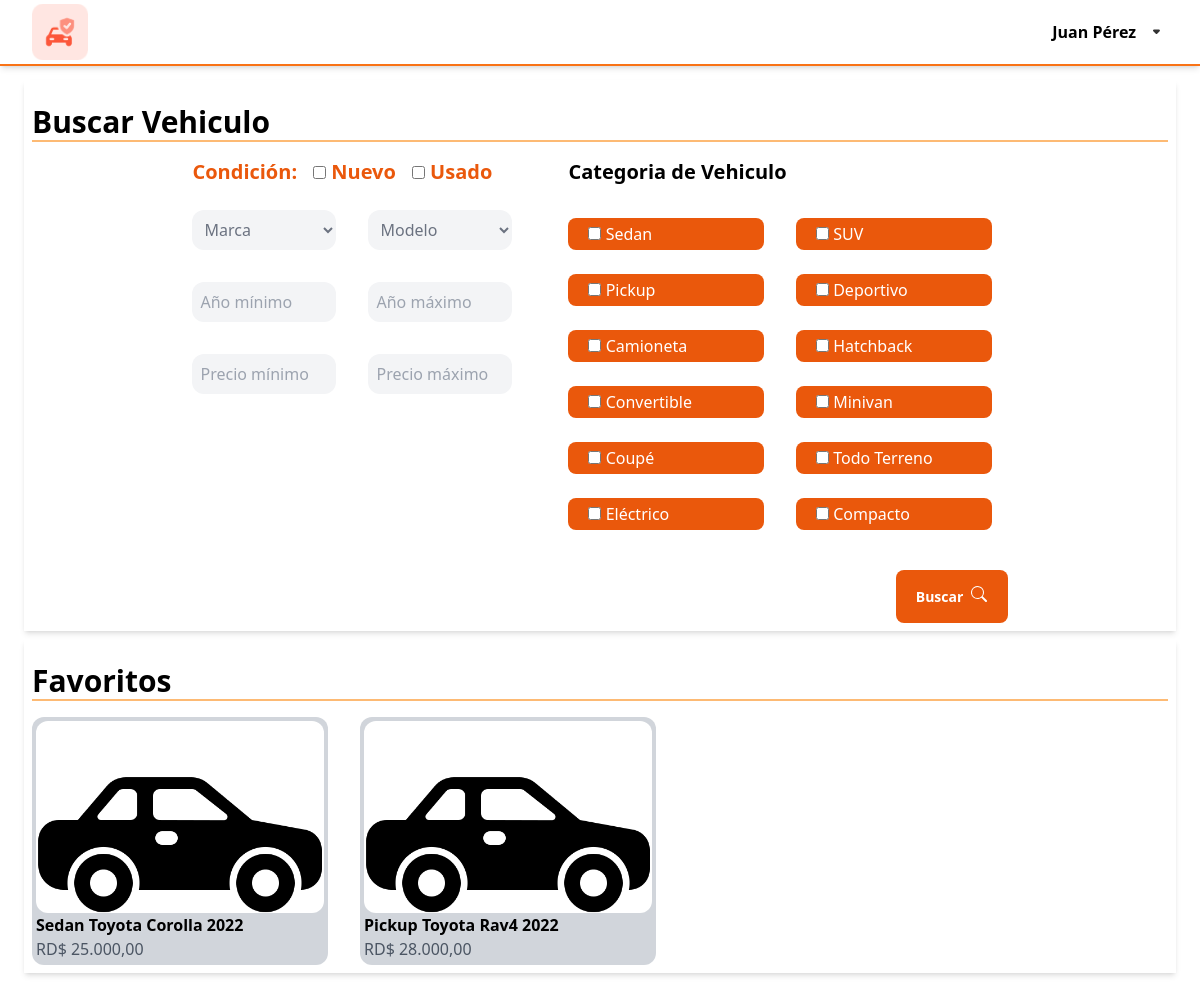
The app's page /pages/home.php (signed in), older data.
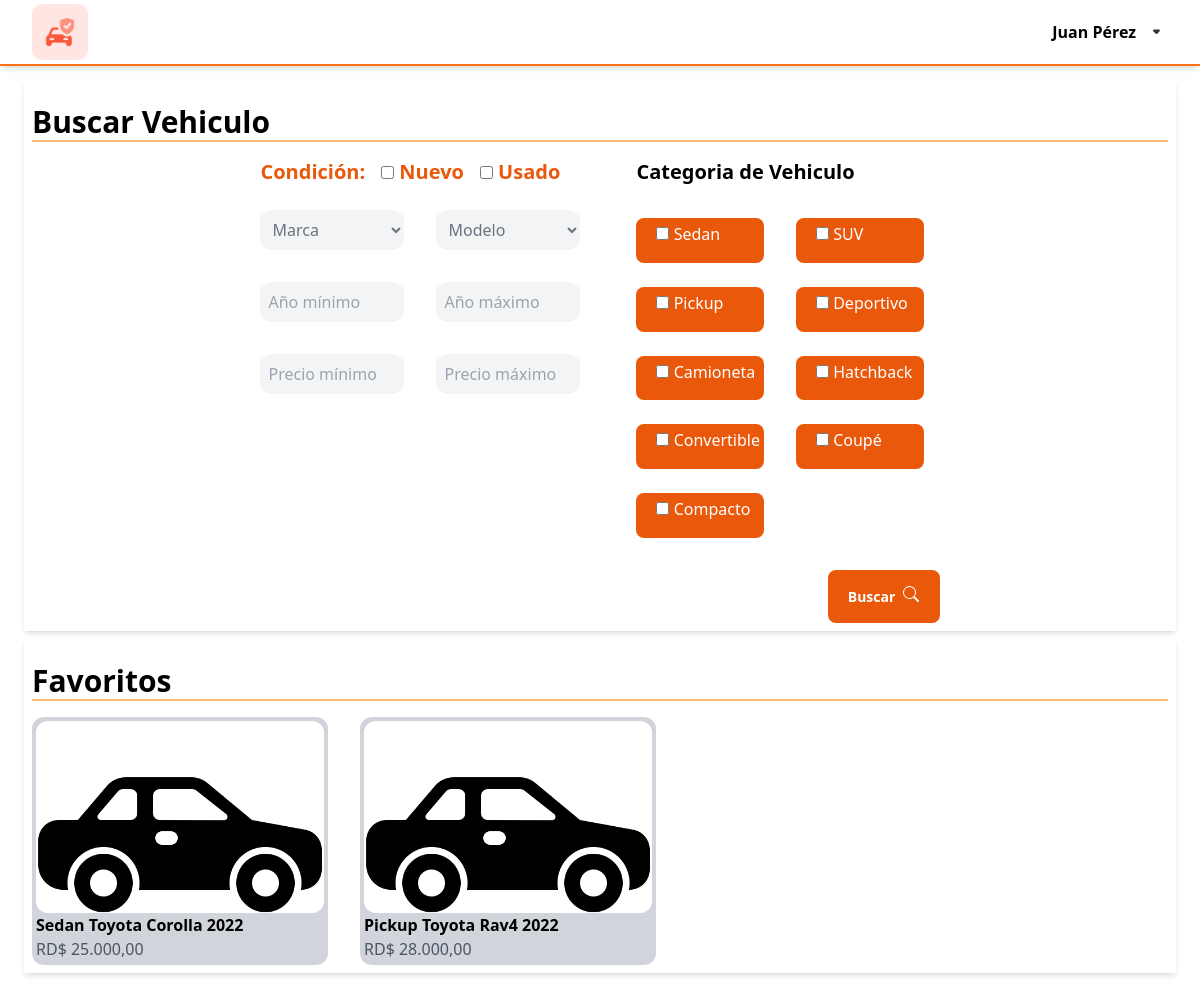
The same page, newer data.
### tables this page shows
CREATE TABLE IF NOT EXISTS `vehiculo_categoria` (
  `idVehiculo_Categoria` int NOT NULL AUTO_INCREMENT,
  `nombre_Categoria` varchar(45) NOT NULL,
  PRIMARY KEY (`idVehiculo_Categoria`)
);

CREATE TABLE IF NOT EXISTS `favoritos` (
  `idFavorito` int NOT NULL AUTO_INCREMENT,
  `idUsuario` int DEFAULT NULL,
  `idVehiculo` int DEFAULT NULL,
  PRIMARY KEY (`idFavorito`),
  KEY `idUsuario` (`idUsuario`),
  KEY `idVehiculo` (`idVehiculo`)
);

CREATE TABLE IF NOT EXISTS `vehiculos_marcas` (
  `idVehiculos_Marca` int NOT NULL AUTO_INCREMENT,
  `marca_nombre` varchar(45) NOT NULL,
  PRIMARY KEY (`idVehiculos_Marca`),
  UNIQUE KEY `marca_nombre_UNIQUE` (`marca_nombre`)
);

CREATE TABLE IF NOT EXISTS `vehiculos_modelos` (
  `idVehiculos_Modelos` int NOT NULL AUTO_INCREMENT,
  `Modelo_nombre` varchar(45) NOT NULL,
  `marca` int NOT NULL,
  PRIMARY KEY (`idVehiculos_Modelos`),
  UNIQUE KEY `idVehiculos_Modelos_UNIQUE` (`idVehiculos_Modelos`),
  UNIQUE KEY `Modelo_nombre_UNIQUE` (`Modelo_nombre`),
  KEY `marca` (`marca`)
);

CREATE TABLE IF NOT EXISTS `vehiculos_venta` (
  `idVehiculos_Venta` int NOT NULL AUTO_INCREMENT,
  `vehiculo_matricula` varchar(10) NOT NULL,
  `precio` float NOT NULL,
  `millage` float NOT NULL,
  `fecha_adquisicion` date NOT NULL,
  `year` varchar(45) NOT NULL,
  `vehiculo_modelo` int DEFAULT NULL,
  `vehiculo_Categoria` int NOT NULL,
  `nuevo` tinyint(1) NOT NULL DEFAULT '1',
  `image` varchar(100) NOT NULL,
  `puertas` varchar(20) NOT NULL,
  `motor` varchar(20) NOT NULL,
  `trasmision` varchar(20) NOT NULL,
  `traccion` varchar(20) NOT NULL,
  `pasajeros` varchar(20) NOT NULL,
  `color` varchar(20) NOT NULL,
  PRIMARY KEY (`idVehiculos_Venta`),
  UNIQUE KEY `vehiculo_modelo_UNIQUE` (`vehiculo_modelo`),
  KEY `categoria_idx` (`vehiculo_Categoria`)
);

### pages/home.php (the view, shortened to what the changed rows need)
<?php session_start();
require("../php/connection.php");
$categoria = $mysqli->query("SELECT * FROM `vehiculo_categoria`");
$favoritos = $mysqli->query("select * from favoritos left join vehiculos_venta on favoritos.idVehiculo = vehiculos_venta.idVehiculos_Venta left JOIN vehiculos_modelos on idVehiculos_Modelos = vehiculo_modelo  join vehiculos_marcas on vehiculos_modelos.marca = vehiculos_marcas.idVehiculos_Marca join vehiculo_categoria on vehiculos_venta.vehiculo_Categoria = vehiculo_categoria.idVehiculo_Categoria");
?>
<!DOCTYPE html>
<html lang="en">
<head>
    <link href="../css/output.css" rel="stylesheet">
    <link href="../css/input.css" rel="stylesheet">
</head>
<body>
    <div class="w-screen">
        <form id="cuadro" action="../php/buscar.php" method="post" class="mt-14 p-6 ">
            <div class="p-2 shadow-md ">
                <div class="flex justify-center gap-14">
                    <div class="flex flex-col gap-8">
                        <div class="grid grid-cols-2 gap-6 gap-x-8 h-80 overflow-scroll pr-4 text-white">
                            <?php
                            if ($categoria) {
                                if ($categoria->num_rows > 0) {
                                    while ($datos = $categoria->fetch_assoc()) {
                            ?>
                                        <label class="bg-orange-600 rounded-lg p-1 ps-5 ">
                                            <input type="checkbox" name="tipo[]" value="<?php echo $datos['idVehiculo_Categoria'] ?>">&nbsp;<?php echo $datos['nombre_Categoria'] ?>
                                        </label>
                            <?php
                                    }
                                }
                            } else {
                                echo "<option >Error executing the query: " . $mysqli->error . "</option>";
                            }
                            ?>
                        </div>
                    </div>
                </div>
            </div>
            <div class="p-2 shadow-md mt-2 ">
                <div class="flex overflow-x-scroll gap-8 w-full">
                    <?php
                    if ($favoritos) {
                        if ($favoritos->num_rows > 0) {
                            while ($datos = $favoritos->fetch_assoc()) {
                    ?>
                                <a href="./detalle.php?id=<?php echo $datos['idVehiculos_Venta']?>" class="h-fit bg-gray-300 hover:bg-orange-200 rounded-xl p-1">
                                    <div class="w-72 h-48 object-fill rounded-xl bg-white overflow-hidden">
                                        <img src="../pictures/<?php echo is_file("../pictures/carro_" . $datos['idVehiculos_Venta']) ? "carro_" . $datos['idVehiculos_Venta'] : "default.jpg" ?> " alt="">
                                    </div>
                                    <p class="font-bold text-black"><?php echo   $datos['nombre_Categoria'] . " " . $datos['marca_nombre'] . " " . $datos['Modelo_nombre'] . " " . $datos['year']; ?> </p>
                                    <p class="text-gray-600">RD$ <?php echo number_format($datos['precio'], 2, ',', '.'); ?></p>
                            </a>
                    <?php
                            }
                        } else {
                            echo "<div class='w-full  text-center'>
                                    <span class='text-xl font-semibold'>No hay vehiculos en favoritos.</span>
                                </div>";
                        }
                    } else {
                        echo "<tr><td colspan='5'>Error executing the query: " . $mysqli->error . "</td></tr>";
                    }
                    ?>
                </div>
            </div>
        </form>
    </div>
</body>
</html>

Row changes from the older to the newer data that the page shows:
removed vehiculo_categoria: nombre_Categoria "Minivan"
removed vehiculo_categoria: nombre_Categoria "Todo Terreno"
removed vehiculo_categoria: nombre_Categoria "Eléctrico"
